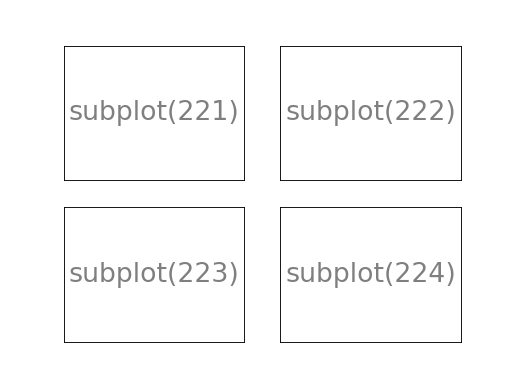

Recreate this plot in Python.
import matplotlib.pyplot as plt

plt.subplot(221)
plt.xticks([])
plt.yticks([])
plt.text(0.5, 0.5, "subplot(221)", ha="center", va="center", size=24, alpha=.5)

plt.subplot(222)
plt.xticks([])
plt.yticks([])
plt.text(0.5, 0.5, "subplot(222)", ha="center", va="center", size=24, alpha=.5)

plt.subplot(223)
plt.xticks([])
plt.yticks([])
plt.text(0.5, 0.5, "subplot(223)", ha="center", va="center", size=24, alpha=.5)

plt.subplot(224)
plt.xticks([])
plt.yticks([])
plt.text(0.5, 0.5, "subplot(224)", ha="center", va="center", size=24, alpha=.5)

plt.show()
